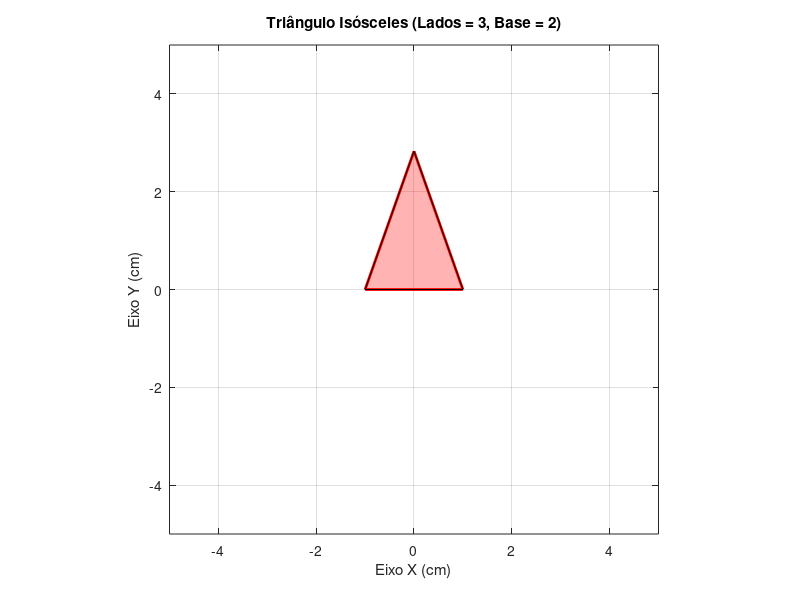

This chart was generated by the following MATLAB code:
l = 3;
b = 2;
h = sqrt(l^2 - (b/2)^2);
x = [-1, 1, 0, -1];
y = [0, 0, h, 0];

figure;
plot(x, y, 'r-', 'LineWidth', 2);
hold on;
fill(x, y, 'r', 'FaceAlpha', 0.3);
xlim([-5 5]);
ylim([-5 5]);
axis equal;
xlim([-5 5]);
ylim([-5 5]);
grid on;
title('Triângulo Isósceles (Lados = 3, Base = 2)');
xlabel('Eixo X (cm)');
ylabel('Eixo Y (cm)');
hold off;
